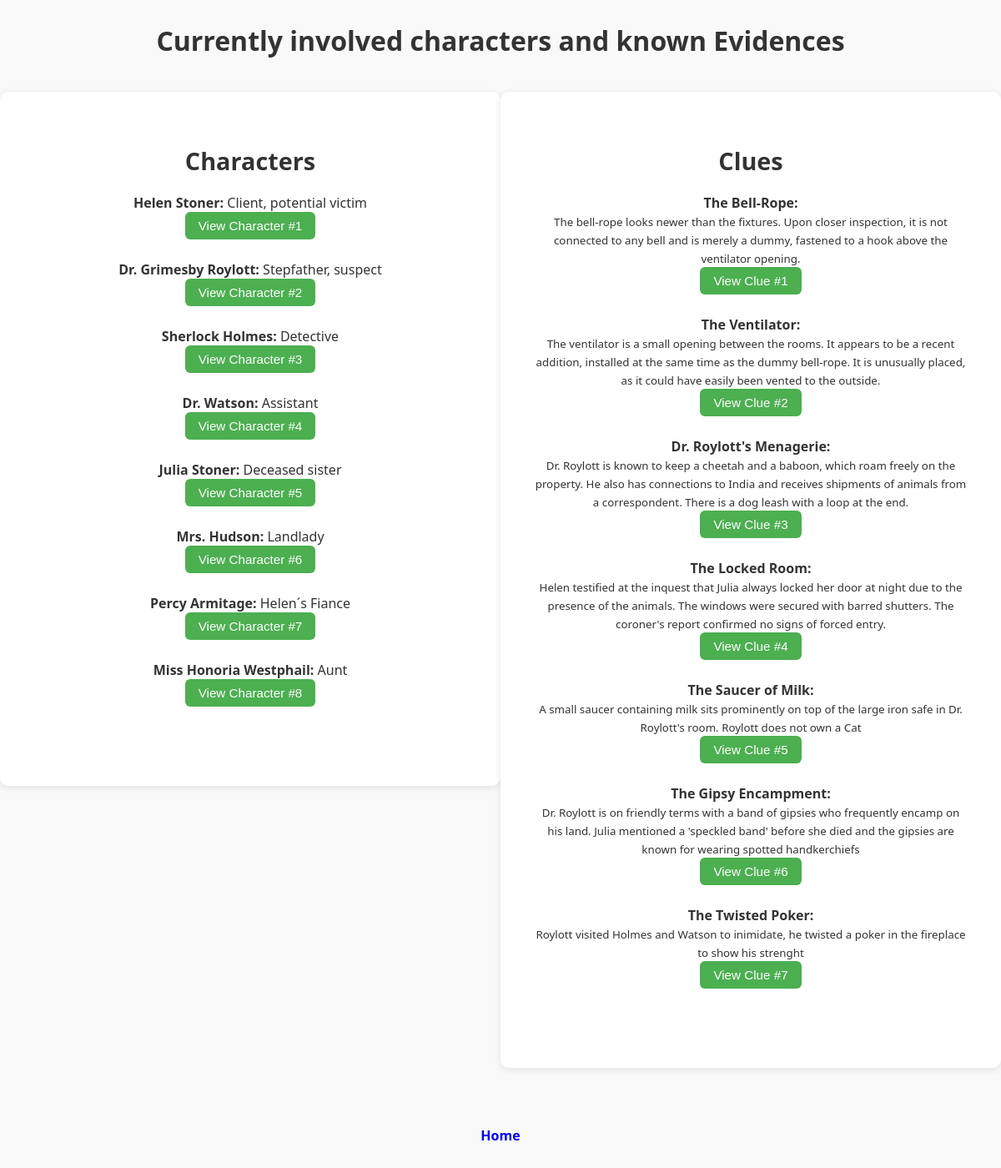
Screenshot of /select_case with the database file from the repository.
### data_models.py (models this page shows, shortened)
class Character(db.Model):
    __tablename__ = 'characters'
    id = db.Column(db.Integer, primary_key=True, autoincrement=True)
    case_id = db.Column(db.Integer, db.ForeignKey('cases.id'))
    name = db.Column(db.String)
    role = db.Column(db.String)

class Clue(db.Model):
    __tablename__ = 'clues'
    id = db.Column(db.Integer, primary_key=True, autoincrement=True)
    case_id = db.Column(db.Integer, db.ForeignKey('cases.id'))
    clue_name = db.Column(db.String)
    clue_description = db.Column(db.String)
    clue_details = db.Column(db.String)

### backend_app.py (the view, shortened to what this page needs)
@app.route('/select_case', methods=['GET','POST'])
def select_case():
    case = storage.retrieve_case_by_status('active')
    characters = storage.read_characters_of_single_case(case.id)
    clues = storage.read_clues_of_single_case(case.id)
    title = case.title
    return render_template(
         'card_boxes.html',
                           case=case,
                           title=title,
                           characters=characters,
                           clues=clues
                          )

### storage.py (called while the page is built)
def read_characters_of_single_case(case_id):
    if isinstance(case_id, str) and case_id.isdigit():
        case_id = int(case_id)
    if isinstance(case_id, int):
        try:
            characters = db.session.query(Character).filter_by(case_id=case_id).all()
            return characters
        except Exception as e:  # For Debugging and Testing catch all Exceptions
            return f"DB Access failed: Exception {e}."
    return "Error! Invalid Case Id"

def read_clues_of_single_case(case_id):
    if isinstance(case_id, str) and case_id.isdigit():
        case_id = int(case_id)
    if isinstance(case_id, int):
        try:
            clues = db.session.query(Clue).filter_by(case_id=case_id).all()
            return clues
        except Exception as e:  # For Debugging and Testing catch all Exceptions
            return f"DB Access failed: Exception {e}."
    return "Error! Invalid Case Id"

def retrieve_case_by_status(status):
    if status.lower() not in ['active', 'open', 'solved']:
        status = 'active'
    try:
        case = db.session.query(Case).filter(Case.status == status).first()
        if case:
            return case
        return None
    except Exception as e:  # For Debugging and Testing catch all Exceptions
        return f"DB Access failed: Exception {e}."

### templates/card_boxes.html (shortened to what this page needs)
<!DOCTYPE html>
<html lang="en">
<head>
    <link rel="stylesheet" href="{{ url_for('static', filename='style.css') }}">
</head>
<body>
<div class="Container"><h2>Currently involved characters and known Evidences</h2></div>
    <div class="outerContainer">
    <div class="container-cardbox">
        <div class="box">
            <h2>Characters</h2>
            {% for character in characters %}
                <form action="/view_character/{{ character.id }}" method="GET">
                    <div class="flashcard">
                        <strong>{{ character.name }}:</strong> {{ character.role }}
                    </div>
                    <input type="submit" value="View Character #{{ character.id }}">
                </form>
            {% endfor %}
        </div>
    </div>
    <div class="container-cardbox">
        <div class="box">
            <h2>Clues</h2>
            {% for clue in clues %}
                <form action="/view_hint/{{ clue.id }}" method="GET">
                    <div class="flashcard">
                        <strong>{{ clue.clue_name }}:</strong> {{ clue.description }}<br>
                        <small>{{ clue.clue_details }}</small>
                    </div>
                    <input type="submit" value="View Clue #{{ clue.id }}">
                </form>
            {% endfor %}
        </div>
    </div>
</div>
<nav class="universal">
        <a href="/">Home</a>
        </nav>
</body>
</html>

### static/style.css (style rules this page uses)
h1, h2, h3 { text-align: center; margin-bottom: 20px; }
nav { text-align: left; margin-bottom: 40px; }
.box, .box-narrow { margin-bottom: 30px; }
.outerContainer { display: flex; flex-direction: row; align-items: start; margin: 40px auto; max-width: 100vw; }
.container-cardbox { width: 100%; max-width: 800px; margin-bottom: 30px; background-color: white; border-radius: 10px; box-shadow: 0 2px 8px rgba(0,0,0,0.1); padding: 20px; }
h2 { text-align: center; font-size: 2em; margin-bottom: 20px; color: $primary-color; }

### templates/card_boxes.html (style rules this page uses)
body { font-family: 'Segoe UI', Tahoma, Geneva, Verdana, sans-serif; background-color: #f9f9f9; color: #333; margin: 0; padding: 0; }
h2 { text-align: center; margin-bottom: 20px; }
.box, .box-narrow { margin-bottom: 30px; }
form { text-align: center; margin-bottom: 10px; }
input[type="submit"] { margin-bottom: 15px; padding: 8px 16px; font-size: 0.95em; border: none; border-radius: 6px; background-color: #4CAF50; color: white; cursor: pointer; transition: background-color 0.3s ease; }

### rows the page displays
Character: name "Helen Stoner", role "Client, potential victim", id "View Character #1"
Character: name "Dr. Grimesby Roylott", role "Stepfather, suspect", id "View Character #2"
Character: name "Sherlock Holmes", role "Detective", id "View Character #3"
Character: name "Dr. Watson", role "Assistant", id "View Character #4"
Character: name "Julia Stoner", role "Deceased sister", id "View Character #5"
Character: name "Mrs. Hudson", role "Landlady", id "View Character #6"
Character: name "Percy Armitage", role "Helen´s Fiance", id "View Character #7"
Character: name "Miss Honoria Westphail", role "Aunt", id "View Character #8"
Clue: clue_name "The Bell-Rope", clue_details "The bell-rope looks newer than the fixtures. Upon closer inspection, it is not connected to any bell and is merely a dummy, fastened to a hook above the ventilator opening.", id "View Clue #1"
Clue: clue_name "The Ventilator", clue_details "The ventilator is a small opening between the rooms. It appears to be a recent addition, installed at the same time as the dummy bell-rope. It is unusually placed, as it could have easily been vented to the outside.", id "View Clue #2"
Clue: clue_name "Dr. Roylott's Menagerie", clue_details "Dr. Roylott is known to keep a cheetah and a baboon, which roam freely on the property. He also has connections to India and receives shipments of animals from a correspondent. There is a dog leash with a loop at the end.", id "View Clue #3"
Clue: clue_name "The Locked Room", clue_details "Helen testified at the inquest that Julia always locked her door at night due to the presence of the animals. The windows were secured with barred shutters. The coroner's report confirmed no signs of forced entry.", id "View Clue #4"
Clue: clue_name "The Saucer of Milk", clue_details "A small saucer containing milk sits prominently on top of the large iron safe in Dr. Roylott's room. Roylott does not own a Cat", id "View Clue #5"
Clue: clue_name "The Gipsy Encampment", clue_details "Dr. Roylott is on friendly terms with a band of gipsies who frequently encamp on his land. Julia mentioned a 'speckled band' before she died and the gipsies are known for wearing spotted handkerchiefs", id "View Clue #6"
Clue: clue_name "The Twisted Poker", clue_details "Roylott visited Holmes and Watson to inimidate, he twisted a poker in the fireplace to show his strenght", id "View Clue #7"
